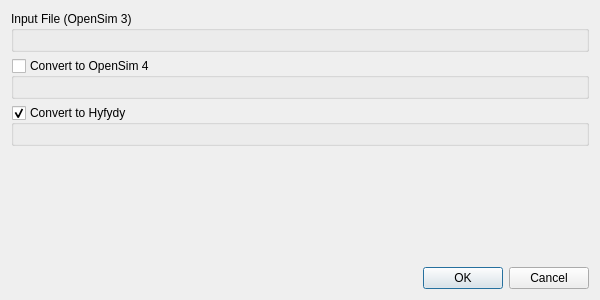
<?xml version="1.0" encoding="UTF-8"?>
<ui version="4.0">
 <class>ModelTool</class>
 <widget class="QDialog" name="ModelTool">
  <property name="geometry">
   <rect>
    <x>0</x>
    <y>0</y>
    <width>600</width>
    <height>300</height>
   </rect>
  </property>
  <property name="windowTitle">
   <string>Dialog</string>
  </property>
  <property name="locale">
   <locale language="English" country="UnitedStates"/>
  </property>
  <property name="modal">
   <bool>true</bool>
  </property>
  <layout class="QVBoxLayout" name="verticalLayout">
   <item>
    <widget class="QGroupBox" name="groupBox">
     <property name="title">
      <string>Input File (OpenSim 3)</string>
     </property>
     <layout class="QVBoxLayout" name="verticalLayout_2">
      <item>
       <widget class="QFileEdit" name="inputFile" native="true"/>
      </item>
     </layout>
    </widget>
   </item>
   <item>
    <widget class="QGroupBox" name="convertOsim4">
     <property name="title">
      <string>Convert to OpenSim 4</string>
     </property>
     <property name="checkable">
      <bool>true</bool>
     </property>
     <property name="checked">
      <bool>false</bool>
     </property>
     <layout class="QVBoxLayout" name="verticalLayout_3">
      <item>
       <widget class="QFileEdit" name="outputFileOsim4" native="true"/>
      </item>
     </layout>
    </widget>
   </item>
   <item>
    <widget class="QGroupBox" name="convertHfd">
     <property name="title">
      <string>Convert to Hyfydy</string>
     </property>
     <property name="checkable">
      <bool>true</bool>
     </property>
     <layout class="QVBoxLayout" name="verticalLayout_4">
      <item>
       <widget class="QFileEdit" name="outputFileHfd" native="true"/>
      </item>
     </layout>
    </widget>
   </item>
   <item>
    <spacer name="verticalSpacer">
     <property name="orientation">
      <enum>Qt::Vertical</enum>
     </property>
     <property name="sizeHint" stdset="0">
      <size>
       <width>20</width>
       <height>40</height>
      </size>
     </property>
    </spacer>
   </item>
   <item>
    <widget class="QDialogButtonBox" name="buttonBox">
     <property name="orientation">
      <enum>Qt::Horizontal</enum>
     </property>
     <property name="standardButtons">
      <set>QDialogButtonBox::Cancel|QDialogButtonBox::Ok</set>
     </property>
    </widget>
   </item>
  </layout>
 </widget>
 <customwidgets>
  <customwidget>
   <class>QFileEdit</class>
   <extends>QWidget</extends>
   <header location="global">QFileEdit.h</header>
   <container>1</container>
  </customwidget>
 </customwidgets>
 <resources/>
 <connections>
  <connection>
   <sender>buttonBox</sender>
   <signal>accepted()</signal>
   <receiver>ModelTool</receiver>
   <slot>accept()</slot>
   <hints>
    <hint type="sourcelabel">
     <x>248</x>
     <y>254</y>
    </hint>
    <hint type="destinationlabel">
     <x>157</x>
     <y>274</y>
    </hint>
   </hints>
  </connection>
  <connection>
   <sender>buttonBox</sender>
   <signal>rejected()</signal>
   <receiver>ModelTool</receiver>
   <slot>reject()</slot>
   <hints>
    <hint type="sourcelabel">
     <x>316</x>
     <y>260</y>
    </hint>
    <hint type="destinationlabel">
     <x>286</x>
     <y>274</y>
    </hint>
   </hints>
  </connection>
 </connections>
</ui>
